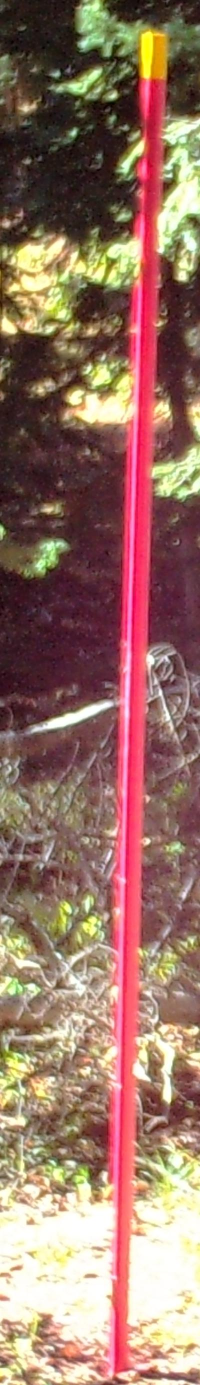
#> input picture data/cropped/W9A/WSCT0017.JPG, 400 x 2770 px, found by its file name (shown at 1/2 size); its folder holds only this picture in this run
$ jupyter execute --allow-errors image_detect.ipynb
#> lines starting #> are read from the running program, lines starting #| are printed output that depends on the picture; after the words box and inside, x2 and y2 are one past the last pixel; in counts of white or black regions, pixels touching at a corner belong together
[cell 1]
import numpy as np
import PIL
from PIL import Image
import cv2
import os
import IPython.display
import matplotlib.pyplot as plt
files = os.listdir('/tmp/camera-trap/W9A')
files =  ['/tmp/camera-trap/W9A/' + str(f) for f in files]

[cell 2]
image = Image.open(files[0])
#> image is the input picture: PIL image 400x2770 RGB; mean R, G, B 151.3, 115.3, 101.6

image_data = np.asarray(image)
image_data_blue = image_data[:,:,0]
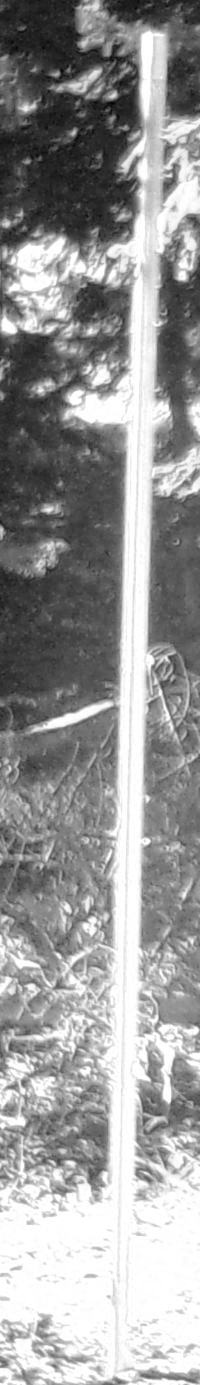
#> image_data_blue: shape (2770, 400) (shown at 1/2 size); min 3, max 255, mean 151.3

median_blue = np.median(image_data_blue)
#> median_blue = 141

non_empty_columns = np.where(image_data_blue.max(axis=0)>1.5*median_blue)[0]
#> non_empty_columns = 400 values from 0 to 399
non_empty_rows = np.where(image_data_blue.max(axis=1)>1.5*median_blue)[0]
#> non_empty_rows = 2722 values from 7 to 2769

boundingBox = (min(non_empty_rows), max(non_empty_rows), min(non_empty_columns), max(non_empty_columns))
#> boundingBox = (7, 2769, 0, 399)

print(boundingBox)
#| (7, 2769, 0, 399)

[cell 3]
img=cv2.imread(files[0])
img_hsv=cv2.cvtColor(img, cv2.COLOR_BGR2HSV)
#> img_hsv: shape (2770, 400, 3); mean H, S, V 64.7, 100.8, 152.7

# lower mask (0-10)
lower_red = np.array([0,50,50])
upper_red = np.array([10,255,255])
mask0 = cv2.inRange(img_hsv, lower_red, upper_red)
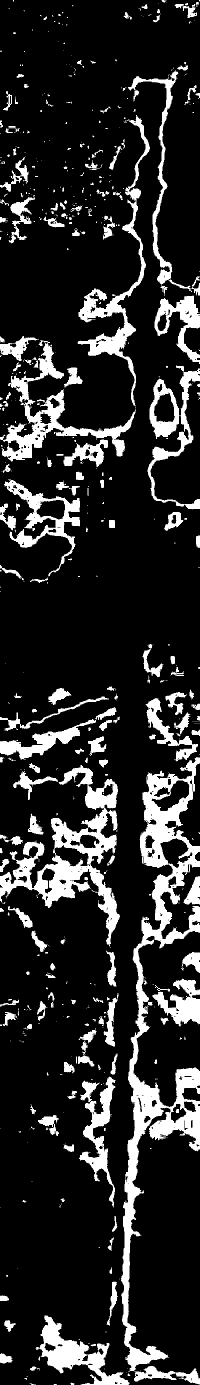
#> mask0: shape (2770, 400) (shown at 1/2 size); 16.1% white; 656 white regions (454 under 20 px), largest, box (x1, y1, x2, y2) and area: (242, 1514, 400, 2769) 44157, (0, 1530, 240, 1893) 22152, (0, 680, 272, 923) 12229

# upper mask (170-180)
lower_red = np.array([170,50,50])
upper_red = np.array([180,255,255])
mask1 = cv2.inRange(img_hsv, lower_red, upper_red)
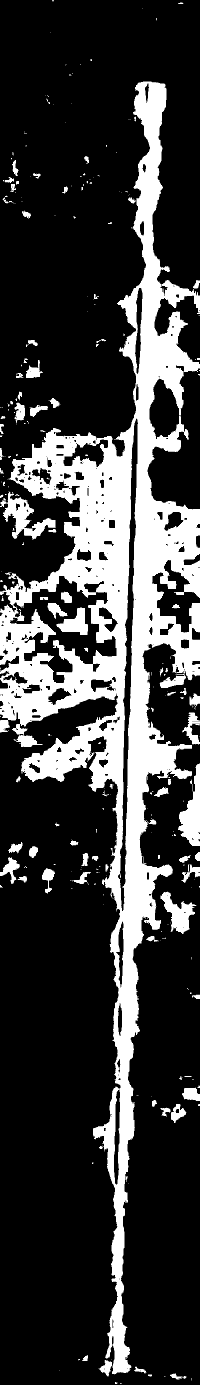
#> mask1: shape (2770, 400) (shown at 1/2 size); 23.6% white; 298 white regions (204 under 20 px), largest, box (x1, y1, x2, y2) and area: (0, 163, 400, 2749) 234434, (0, 984, 111, 1079) 3754, (356, 1527, 400, 1692) 3752

# join my masks
mask = mask0+mask1
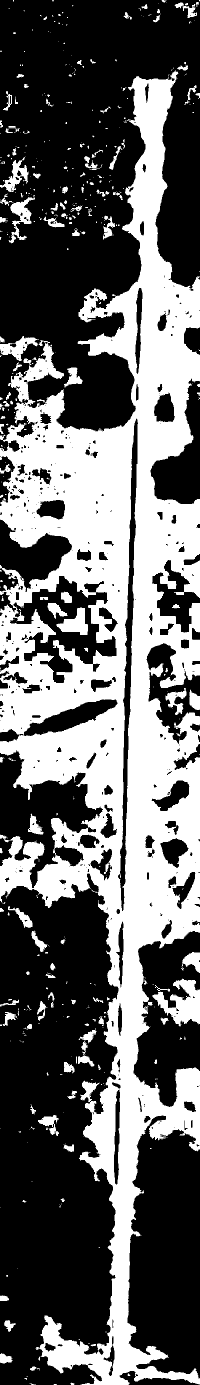
#> mask: shape (2770, 400) (shown at 1/2 size); 39.8% white; 511 white regions (362 under 20 px), largest, box (x1, y1, x2, y2) and area: (0, 140, 400, 2770) 409399, (305, 1957, 400, 2053) 4545, (0, 387, 70, 487) 1848

# set my output img to zero everywhere except my mask
output_img = img.copy()
output_img[np.where(mask==0)] = 0
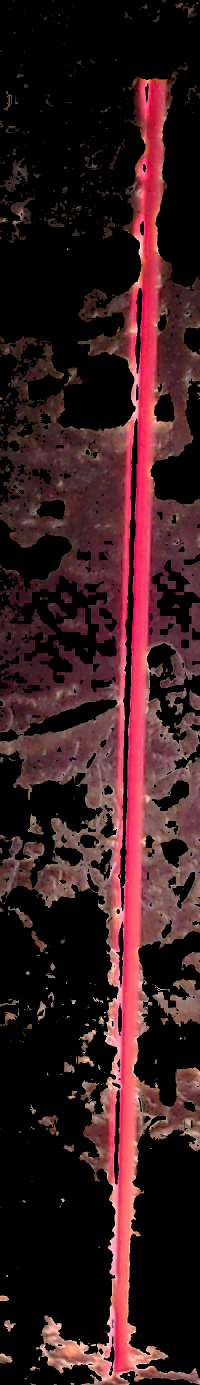
#> output_img: shape (2770, 400, 3) (shown at 1/2 size); mean B, G, R 30.7, 28.1, 55.7

# or your HSV image, which I *believe* is what you want
output_hsv = img_hsv.copy()
output_hsv[np.where(mask==0)] = 0
#> output_hsv: shape (2770, 400, 3); mean H, S, V 42, 49.8, 55.7

$ run again, on data/cropped/W9A/WSCT0028.JPG
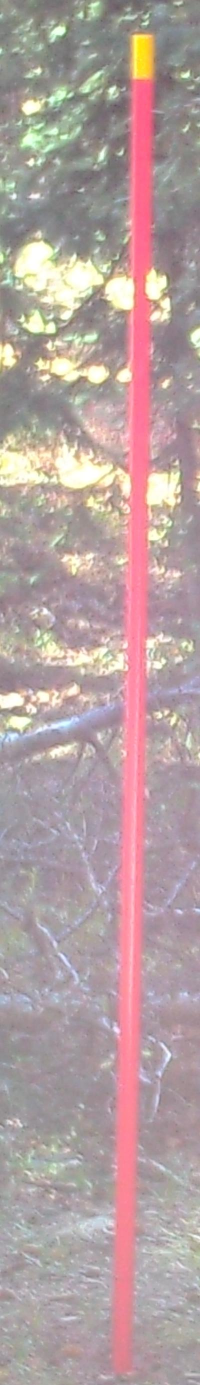
#> input picture data/cropped/W9A/WSCT0028.JPG, 400 x 2770 px, found by its file name (shown at 1/2 size)
#> image is the input picture: PIL image 400x2770 RGB; mean R, G, B 179.5, 160.2, 160.3
#> `image_data_blue = image_data[:,:,0]`:
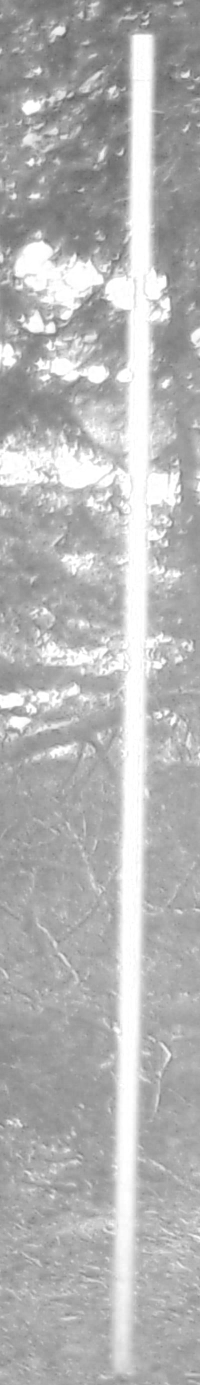
#> image_data_blue: shape (2770, 400) (shown at 1/2 size); min 89, max 255, mean 179.5
#> median_blue = 170
#> non_empty_columns = empty array
#> img_hsv: shape (2770, 400, 3); mean H, S, V 104.7, 33.7, 181.3
#> mask0: shape (2770, 400); 0.99% white; 153 white regions (94 under 20 px), largest, box (x1, y1, x2, y2) and area: (232, 924, 267, 1063) 1139, (180, 842, 256, 913) 979, (248, 528, 277, 651) 921
#> mask1: shape (2770, 400); 11.5% white; 23 white regions (14 under 20 px), largest, box (x1, y1, x2, y2) and area: (219, 161, 319, 2751) 126389, (316, 863, 349, 890) 464, (377, 950, 387, 970) 96
#> mask: shape (2770, 400); 12.5% white; 135 white regions (90 under 20 px), largest, box (x1, y1, x2, y2) and area: (180, 143, 332, 2751) 134001, (316, 863, 349, 890) 464, (97, 977, 159, 1010) 448
#> `output_img[np.where(mask==0)] = 0`:
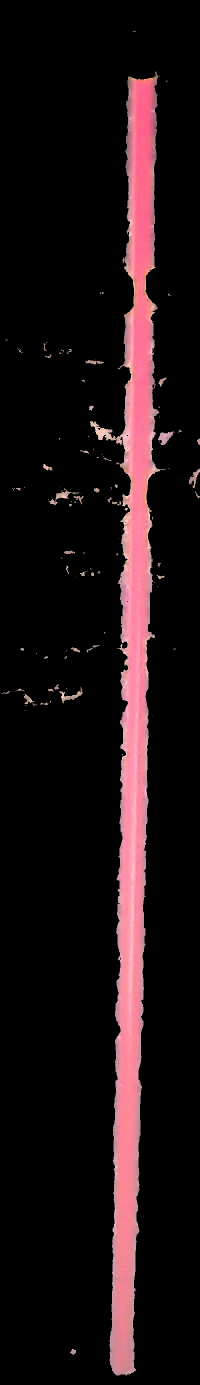
#> output_img: shape (2770, 400, 3) (shown at 1/2 size); mean B, G, R 19.5, 17.3, 29.3
#> output_hsv: shape (2770, 400, 3); mean H, S, V 20.1, 12.9, 29.3

$ run again, on data/cropped/W9A/WSCT0033.JPG
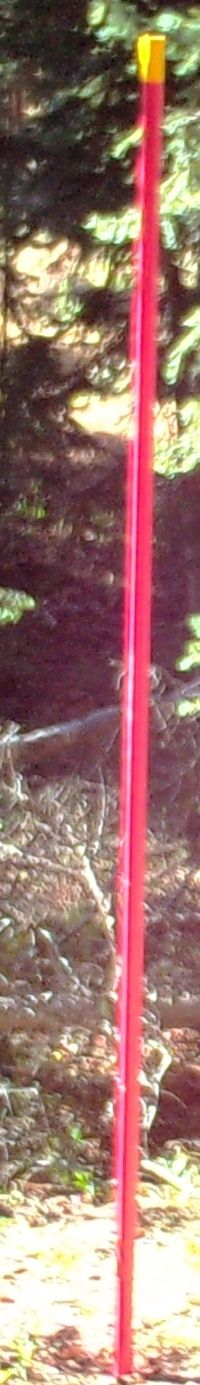
#> input picture data/cropped/W9A/WSCT0033.JPG, 400 x 2770 px, found by its file name (shown at 1/2 size)
#> image is the input picture: PIL image 400x2770 RGB; mean R, G, B 155.8, 119.4, 110.4
#> median_blue = 143
#> non_empty_columns = 400 values from 0 to 399
#> non_empty_rows = 2747 values from 14 to 2769
#> boundingBox = (14, 2769, 0, 399)
#| (14, 2769, 0, 399)
#> img_hsv: shape (2770, 400, 3); mean H, S, V 70.2, 88.5, 157.1
#> `mask0 = cv2.inRange(img_hsv, lower_red, upper_red)`:
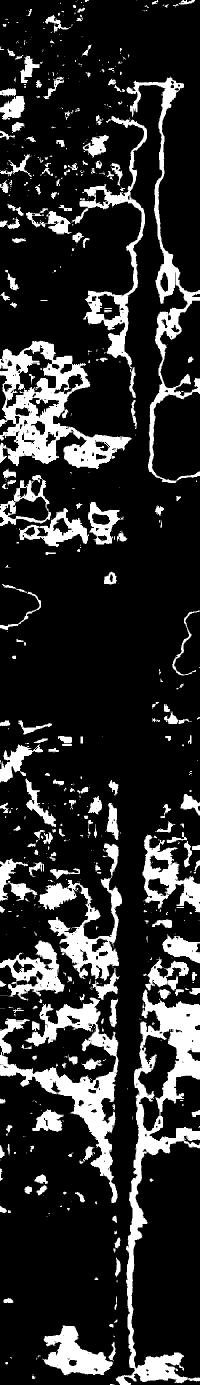
#> mask0: shape (2770, 400) (shown at 1/2 size); 17.5% white; 690 white regions (460 under 20 px), largest, box (x1, y1, x2, y2) and area: (231, 1978, 400, 2770) 29323, (0, 681, 263, 938) 25617, (0, 1995, 237, 2406) 22605
#> mask1: shape (2770, 400); 24.5% white; 324 white regions (225 under 20 px), largest, box (x1, y1, x2, y2) and area: (0, 170, 400, 2757) 242978, (298, 2151, 400, 2282) 7054, (38, 690, 119, 785) 2714
#> mask: shape (2770, 400); 42% white; 555 white regions (403 under 20 px), largest, box (x1, y1, x2, y2) and area: (0, 153, 400, 2770) 426968, (0, 1880, 129, 2001) 6758, (164, 270, 218, 347) 1698
#> `output_img[np.where(mask==0)] = 0`:
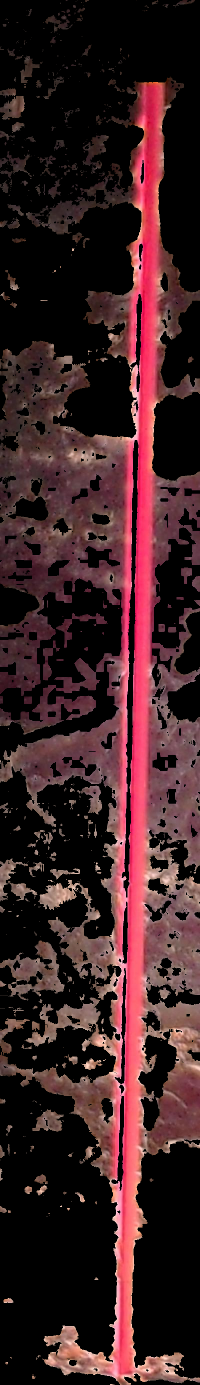
#> output_img: shape (2770, 400, 3) (shown at 1/2 size); mean B, G, R 36.5, 33.8, 61.5
#> output_hsv: shape (2770, 400, 3); mean H, S, V 43.6, 46.9, 61.5

$ run again, on data/cropped/W9A/WSCT0035.JPG
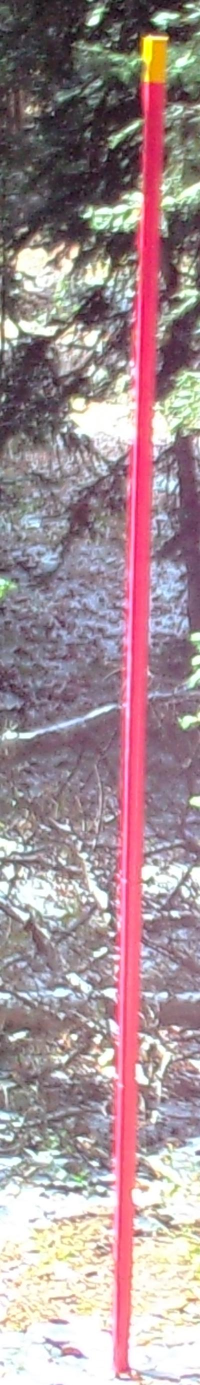
#> input picture data/cropped/W9A/WSCT0035.JPG, 400 x 2770 px, found by its file name (shown at 1/2 size)
#> image is the input picture: PIL image 400x2770 RGB; mean R, G, B 165.4, 144.1, 149.1
#> `image_data_blue = image_data[:,:,0]`:
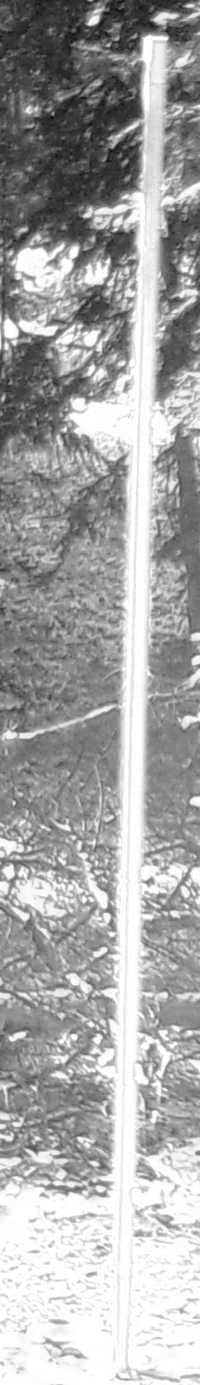
#> image_data_blue: shape (2770, 400) (shown at 1/2 size); min 8, max 255, mean 165.4
#> median_blue = 155
#> non_empty_columns = 400 values from 0 to 399
#> non_empty_rows = 2670 values from 10 to 2769
#> boundingBox = (10, 2769, 0, 399)
#| (10, 2769, 0, 399)
#> img_hsv: shape (2770, 400, 3); mean H, S, V 107.6, 45.1, 169.6
#> mask0: shape (2770, 400); 1.3% white; 341 white regions (222 under 20 px), largest, box (x1, y1, x2, y2) and area: (256, 2485, 276, 2639) 1018, (315, 253, 338, 433) 870, (254, 348, 288, 390) 566
#> mask1: shape (2770, 400); 11.2% white; 324 white regions (200 under 20 px), largest, box (x1, y1, x2, y2) and area: (215, 165, 377, 2754) 97247, (222, 1488, 250, 1805) 3767, (240, 981, 263, 1136) 1975
#> mask: shape (2770, 400); 12.5% white; 412 white regions (273 under 20 px), largest, box (x1, y1, x2, y2) and area: (202, 158, 400, 2764) 104763, (222, 1488, 250, 1805) 3767, (239, 981, 263, 1136) 2047
#> `output_img[np.where(mask==0)] = 0`:
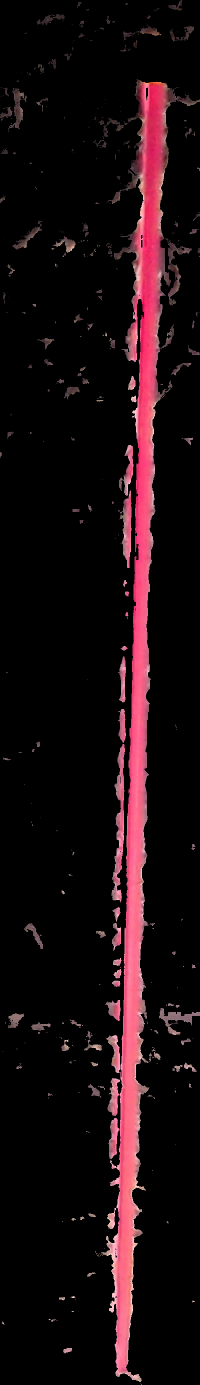
#> output_img: shape (2770, 400, 3) (shown at 1/2 size); mean B, G, R 15.2, 12, 26
#> output_hsv: shape (2770, 400, 3); mean H, S, V 19.4, 16.2, 26
